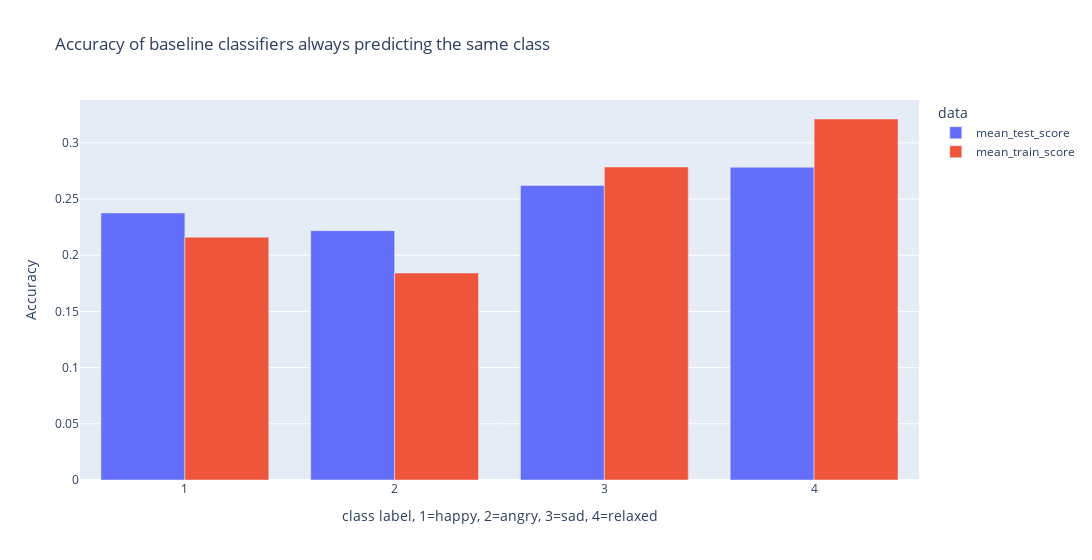

The notebook cell this image was saved under:
### Code cell
bar = px.bar(
    base_results,
    x="param_y",
    y=["mean_test_score", "mean_train_score"],
    barmode="group",
    title="Accuracy of baseline classifiers always predicting the same class",
    labels={
        1: "happy (1)",
        "2": "angry (2)",
        "3": "sad (3)",
        "4": "relaxed (4)",
        "param_y": "class label, 1=happy, 2=angry, 3=sad, 4=relaxed",
        "mean_test_score": "Mean Test Score",
        "mean_train_score": "Mean Train Score",
        "value": "Accuracy",
        "variable": "data"
    },
    width=800*1.4,
    height=400*1.4,
)
bar.show()

### Figure 1 — Plotly figure (JSON) as saved in the notebook; plotly's stock layout.template omitted (floating-point values rounded to 4 significant figures)
{"data": [{"alignmentgroup": "True", "hovertemplate": "data=mean_test_score<br>class label, 1=happy, 2=angry, 3=sad, 4=relaxed=%{x}<br>Accuracy=%{y}<extra></extra>", "legendgroup": "mean_test_score", "marker": {"color": "#636efa", "pattern": {"shape": ""}}, "name": "mean_test_score", "offsetgroup": "mean_test_score", "orientation": "v", "showlegend": true, "textposition": "auto", "type": "bar", "x": [1, 2, 3, 4], "xaxis": "x", "y": [0.2376, 0.2219, 0.2621, 0.2783], "yaxis": "y"}, {"alignmentgroup": "True", "hovertemplate": "data=mean_train_score<br>class label, 1=happy, 2=angry, 3=sad, 4=relaxed=%{x}<br>Accuracy=%{y}<extra></extra>", "legendgroup": "mean_train_score", "marker": {"color": "#EF553B", "pattern": {"shape": ""}}, "name": "mean_train_score", "offsetgroup": "mean_train_score", "orientation": "v", "showlegend": true, "textposition": "auto", "type": "bar", "x": [1, 2, 3, 4], "xaxis": "x", "y": [0.2161, 0.1842, 0.2785, 0.3212], "yaxis": "y"}], "layout": {"barmode": "group", "height": 560, "legend": {"title": {"text": "data"}, "tracegroupgap": 0}, "title": {"text": "Accuracy of baseline classifiers always predicting the same class"}, "width": 1120, "xaxis": {"anchor": "y", "autorange": true, "domain": [0, 1], "range": [0.5, 4.5], "title": {"text": "class label, 1=happy, 2=angry, 3=sad, 4=relaxed"}, "type": "linear"}, "yaxis": {"anchor": "x", "autorange": true, "domain": [0, 1], "range": [0, 0.3381], "title": {"text": "Accuracy"}, "type": "linear"}}}
